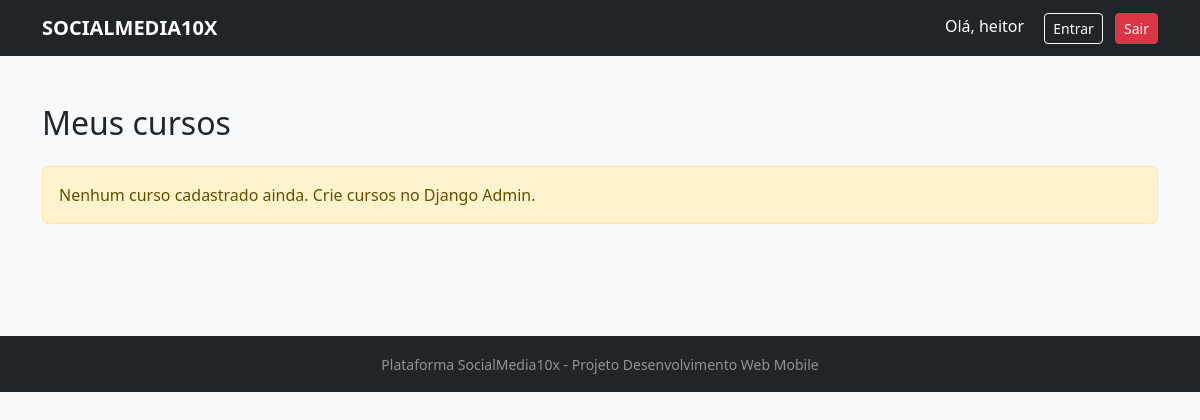
/home/ (signed in), run on an earlier commit of the app's database.
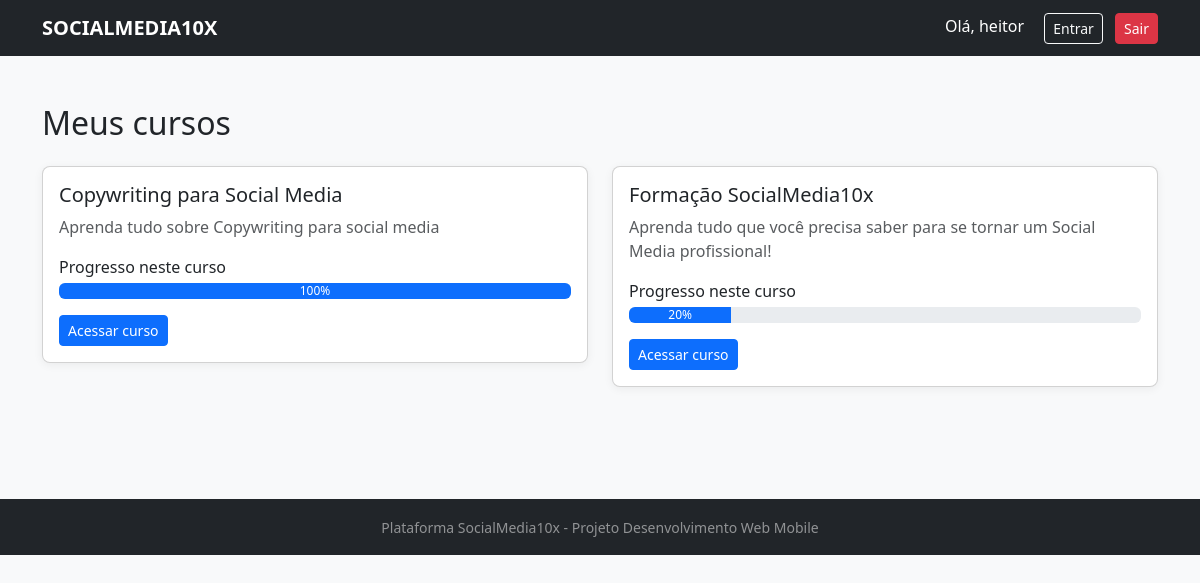
And on a later commit of the database.
### accounts/models.py (models this page shows, shortened)
class User(AbstractUser):
    is_instructor = models.BooleanField(default=False)

### courses/models.py (models this page shows, shortened)
class Course(models.Model):
    title = models.CharField("Título", max_length=200)
    slug = models.SlugField("Slug", unique=True)
    description = models.TextField("Descrição")
    created_at = models.DateTimeField("Criado em", auto_now_add=True)
    class Meta:
        verbose_name = "Curso"
        verbose_name_plural = "Cursos"
        ordering = ["title"]
    def total_lessons(self):
        return Lesson.objects.filter(module__course=self).count()
    def progress_for_user(self, user):
        total = self.total_lessons()
        if total == 0:
            return 0
        completed = LessonProgress.objects.filter(
            user=user,
            completed=True,
            lesson__module__course=self
        ).count()
        return int((completed / total) * 100)

### courses/views.py (the view)
# urls.py: path("", home, name="home_courses"),
@login_required
def home(request):
    courses = Course.objects.all()
    courses_with_progress = []
    for course in courses:
        progress = course.progress_for_user(request.user)
        courses_with_progress.append({
            "course": course,
            "progress": progress,
        })
    context = {
        "courses_with_progress": courses_with_progress,
    }
    return render(request, "courses/home.html", context)

### templates/courses/home.html (shortened to what this page needs)
{% extends 'base.html' %}
{% block content %}
<section class="py-5">
  <div class="container">
    <h2 class="mb-4">Meus cursos</h2>
    {% if courses_with_progress %}
      <div class="row">
        {% for item in courses_with_progress %}
          <div class="col-md-6 mb-3">
            <div class="card section-card">
              <div class="card-body">
                <h5 class="card-title">{{ item.course.title }}</h5>
                <p class="card-text text-muted">
                  {{ item.course.description|truncatewords:25 }}
                </p>
                <div class="mb-2">
                  <label class="form-label mb-1">Progresso neste curso</label>
                  <div class="progress">
                    <div class="progress-bar" role="progressbar"
                         style="width: {{ item.progress }}%;"
                         aria-valuenow="{{ item.progress }}"
                         aria-valuemin="0" aria-valuemax="100">
                      {{ item.progress }}%
                    </div>
                  </div>
                </div>
                <a href="{% url 'courses:course_detail' item.course.slug %}"
                   class="btn btn-primary btn-sm mt-2">
                  Acessar curso
                </a>
              </div>
            </div>
          </div>
        {% endfor %}
      </div>
    {% else %}
      <div class="alert alert-warning">
        Nenhum curso cadastrado ainda. Crie cursos no Django Admin.
      </div>
    {% endif %}
  </div>
</section>
{% endblock %}

### templates/base.html (shortened to what this page needs)
{% load static %}
<!DOCTYPE html>
<html lang="pt-br">
<head>
    <link rel="stylesheet" href="{% static 'bootstrap/css/bootstrap.min.css' %}">
    <link rel="stylesheet" href="{% static 'css/style.css' %}">
</head>
<body>
<nav class="navbar navbar-expand-lg navbar-dark bg-dark">
  <div class="container">
    <a class="navbar-brand" href="{% url 'landing' %}">SOCIALMEDIA10X</a>
    <div class="ms-auto">
      {% if user.is_authenticated %}
        <span class="text-white me-3">
          Olá, {{ user.first_name|default:user.username }}
        </span>
        <a href="{% url 'home' %}" class="btn btn-outline-light btn-sm me-2">Entrar</a>
        <a href="{% url 'logout' %}" class="btn btn-danger btn-sm">Sair</a>
      {% else %}
        <a href="{% url 'login' %}" class="btn btn-outline-light btn-sm me-2">Entrar</a>
        <a href="{% url 'signup' %}" class="btn btn-primary btn-sm">Começar agora</a>
      {% endif %}
    </div>
  </div>
</nav>
<main>
  {% block content %}{% endblock %}
</main>
<footer class="py-3 bg-dark text-center text-white-50 mt-5">
  <small>Plataforma SocialMedia10x - Projeto Desenvolvimento Web Mobile</small>
</footer>
</body>
</html>

### static/css/style.css (style rules this page uses)
body { background-color: #f8f9fa; }
.navbar-brand { font-weight: 600; }
.section-card { border-radius: 8px; box-shadow: 0 2px 10px rgba(0, 0, 0, 0.06); }

What changed in the data, as far as the page shows it:
added Course: course "Copywriting para Social Media", course.description "Aprenda tudo sobre Copywriting para social media", progress "100"
added Course: course "Formação SocialMedia10x", course.description "Aprenda tudo que você precisa saber para se tornar um Social Media profissional!", progress "20"
Also different on the page:
text no longer shown: "Nenhum curso cadastrado ainda. Crie cursos no Django Admin."
